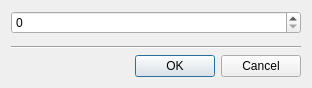
<?xml version="1.0" encoding="UTF-8"?>
<ui version="4.0">
 <class>ChangeAmount</class>
 <widget class="QDialog" name="ChangeAmount">
  <property name="geometry">
   <rect>
    <x>0</x>
    <y>0</y>
    <width>312</width>
    <height>88</height>
   </rect>
  </property>
  <property name="windowTitle">
   <string>Change Amount...</string>
  </property>
  <layout class="QVBoxLayout" name="verticalLayout">
   <item>
    <widget class="QSpinBox" name="m_count">
     <property name="maximum">
      <number>999999999</number>
     </property>
    </widget>
   </item>
   <item>
    <spacer name="verticalSpacer">
     <property name="orientation">
      <enum>Qt::Vertical</enum>
     </property>
     <property name="sizeHint" stdset="0">
      <size>
       <width>20</width>
       <height>0</height>
      </size>
     </property>
    </spacer>
   </item>
   <item>
    <widget class="Line" name="line">
     <property name="orientation">
      <enum>Qt::Horizontal</enum>
     </property>
    </widget>
   </item>
   <item>
    <widget class="QDialogButtonBox" name="buttonBox">
     <property name="orientation">
      <enum>Qt::Horizontal</enum>
     </property>
     <property name="standardButtons">
      <set>QDialogButtonBox::Cancel|QDialogButtonBox::Ok</set>
     </property>
    </widget>
   </item>
  </layout>
 </widget>
 <resources/>
 <connections>
  <connection>
   <sender>buttonBox</sender>
   <signal>accepted()</signal>
   <receiver>ChangeAmount</receiver>
   <slot>accept()</slot>
   <hints>
    <hint type="sourcelabel">
     <x>248</x>
     <y>254</y>
    </hint>
    <hint type="destinationlabel">
     <x>157</x>
     <y>274</y>
    </hint>
   </hints>
  </connection>
  <connection>
   <sender>buttonBox</sender>
   <signal>rejected()</signal>
   <receiver>ChangeAmount</receiver>
   <slot>reject()</slot>
   <hints>
    <hint type="sourcelabel">
     <x>316</x>
     <y>260</y>
    </hint>
    <hint type="destinationlabel">
     <x>286</x>
     <y>274</y>
    </hint>
   </hints>
  </connection>
 </connections>
</ui>
